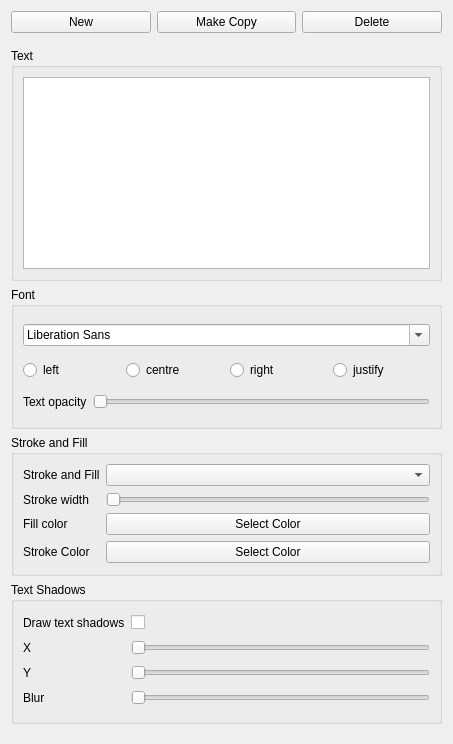
<?xml version="1.0" encoding="UTF-8"?>
<ui version="4.0">
 <class>TextWidget</class>
 <widget class="QWidget" name="TextWidget">
  <property name="geometry">
   <rect>
    <x>0</x>
    <y>0</y>
    <width>453</width>
    <height>744</height>
   </rect>
  </property>
  <property name="windowTitle">
   <string>Form</string>
  </property>
  <layout class="QVBoxLayout" name="verticalLayout">
   <item>
    <layout class="QHBoxLayout" name="horizontalLayout">
     <item>
      <widget class="QPushButton" name="pushButton_2">
       <property name="text">
        <string>New</string>
       </property>
      </widget>
     </item>
     <item>
      <widget class="QPushButton" name="pushButton">
       <property name="text">
        <string>Make Copy</string>
       </property>
      </widget>
     </item>
     <item>
      <widget class="QPushButton" name="pushButton_3">
       <property name="text">
        <string>Delete</string>
       </property>
      </widget>
     </item>
    </layout>
   </item>
   <item>
    <widget class="QScrollArea" name="scrollArea">
     <property name="frameShape">
      <enum>QFrame::NoFrame</enum>
     </property>
     <property name="widgetResizable">
      <bool>true</bool>
     </property>
     <widget class="QWidget" name="scrollAreaWidgetContents">
      <property name="geometry">
       <rect>
        <x>0</x>
        <y>0</y>
        <width>435</width>
        <height>693</height>
       </rect>
      </property>
      <layout class="QVBoxLayout" name="verticalLayout_4">
       <property name="leftMargin">
        <number>0</number>
       </property>
       <property name="rightMargin">
        <number>0</number>
       </property>
       <item>
        <widget class="QGroupBox" name="groupBox">
         <property name="sizePolicy">
          <sizepolicy hsizetype="Preferred" vsizetype="Maximum">
           <horstretch>0</horstretch>
           <verstretch>0</verstretch>
          </sizepolicy>
         </property>
         <property name="title">
          <string>Text</string>
         </property>
         <layout class="QVBoxLayout" name="verticalLayout_2">
          <item>
           <widget class="QPlainTextEdit" name="plainTextEdit"/>
          </item>
         </layout>
        </widget>
       </item>
       <item>
        <widget class="QGroupBox" name="groupBox_2">
         <property name="title">
          <string>Font</string>
         </property>
         <layout class="QVBoxLayout" name="verticalLayout_3">
          <item>
           <widget class="QFontComboBox" name="fontComboBox"/>
          </item>
          <item>
           <layout class="QHBoxLayout" name="horizontalLayout_2">
            <property name="topMargin">
             <number>0</number>
            </property>
            <item>
             <widget class="QRadioButton" name="radioButton">
              <property name="text">
               <string>left</string>
              </property>
             </widget>
            </item>
            <item>
             <widget class="QRadioButton" name="radioButton_2">
              <property name="text">
               <string>centre</string>
              </property>
             </widget>
            </item>
            <item>
             <widget class="QRadioButton" name="radioButton_3">
              <property name="text">
               <string>right</string>
              </property>
             </widget>
            </item>
            <item>
             <widget class="QRadioButton" name="radioButton_4">
              <property name="text">
               <string>justify</string>
              </property>
             </widget>
            </item>
           </layout>
          </item>
          <item>
           <layout class="QHBoxLayout" name="horizontalLayout_3">
            <property name="topMargin">
             <number>0</number>
            </property>
            <item>
             <widget class="QLabel" name="label_2">
              <property name="text">
               <string>Text opacity</string>
              </property>
             </widget>
            </item>
            <item>
             <widget class="QSlider" name="horizontalSlider">
              <property name="orientation">
               <enum>Qt::Horizontal</enum>
              </property>
             </widget>
            </item>
           </layout>
          </item>
         </layout>
        </widget>
       </item>
       <item>
        <widget class="QGroupBox" name="groupBox_3">
         <property name="title">
          <string>Stroke and Fill</string>
         </property>
         <layout class="QGridLayout" name="gridLayout">
          <item row="0" column="1">
           <widget class="QComboBox" name="comboBox"/>
          </item>
          <item row="2" column="0">
           <widget class="QLabel" name="label_5">
            <property name="text">
             <string>Fill color</string>
            </property>
           </widget>
          </item>
          <item row="1" column="0">
           <widget class="QLabel" name="label_4">
            <property name="text">
             <string>Stroke width</string>
            </property>
           </widget>
          </item>
          <item row="0" column="0">
           <widget class="QLabel" name="label_3">
            <property name="text">
             <string>Stroke and Fill</string>
            </property>
           </widget>
          </item>
          <item row="1" column="1">
           <widget class="QSlider" name="horizontalSlider_2">
            <property name="orientation">
             <enum>Qt::Horizontal</enum>
            </property>
           </widget>
          </item>
          <item row="3" column="0">
           <widget class="QLabel" name="label_6">
            <property name="text">
             <string>Stroke Color</string>
            </property>
           </widget>
          </item>
          <item row="3" column="1">
           <widget class="QPushButton" name="pushButton_4">
            <property name="text">
             <string>Select Color</string>
            </property>
           </widget>
          </item>
          <item row="2" column="1">
           <widget class="QPushButton" name="pushButton_5">
            <property name="text">
             <string>Select Color</string>
            </property>
           </widget>
          </item>
         </layout>
        </widget>
       </item>
       <item>
        <widget class="QGroupBox" name="groupBox_4">
         <property name="title">
          <string>Text Shadows</string>
         </property>
         <layout class="QGridLayout" name="gridLayout_4">
          <item row="2" column="1">
           <widget class="QSlider" name="horizontalSlider_5">
            <property name="orientation">
             <enum>Qt::Horizontal</enum>
            </property>
           </widget>
          </item>
          <item row="1" column="0">
           <widget class="QLabel" name="label_16">
            <property name="text">
             <string>X</string>
            </property>
           </widget>
          </item>
          <item row="0" column="1">
           <widget class="QCheckBox" name="checkBox_3">
            <property name="text">
             <string/>
            </property>
           </widget>
          </item>
          <item row="0" column="0">
           <widget class="QLabel" name="label_15">
            <property name="text">
             <string>Draw text shadows</string>
            </property>
           </widget>
          </item>
          <item row="1" column="1">
           <widget class="QSlider" name="horizontalSlider_4">
            <property name="orientation">
             <enum>Qt::Horizontal</enum>
            </property>
           </widget>
          </item>
          <item row="2" column="0">
           <widget class="QLabel" name="label_17">
            <property name="text">
             <string>Y</string>
            </property>
           </widget>
          </item>
          <item row="3" column="0">
           <widget class="QLabel" name="label_18">
            <property name="text">
             <string>Blur</string>
            </property>
           </widget>
          </item>
          <item row="3" column="1">
           <widget class="QSlider" name="horizontalSlider_6">
            <property name="orientation">
             <enum>Qt::Horizontal</enum>
            </property>
           </widget>
          </item>
         </layout>
        </widget>
       </item>
      </layout>
     </widget>
    </widget>
   </item>
  </layout>
 </widget>
 <resources/>
 <connections/>
</ui>
